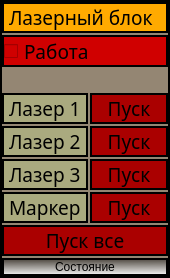
<?xml version="1.0" encoding="UTF-8"?>
<ui version="4.0">
 <class>LaserBlockWindow</class>
 <widget class="QWidget" name="LaserBlockWindow">
  <property name="geometry">
   <rect>
    <x>0</x>
    <y>0</y>
    <width>170</width>
    <height>278</height>
   </rect>
  </property>
  <property name="windowTitle">
   <string>LaserBlockWindow</string>
  </property>
  <property name="styleSheet">
   <string notr="true">QWidget
{
border: 2px solid line black;
	background-color: rgb(148, 134, 115);
	font: 14pt &quot;Sans Serif&quot;;
}
QLineEdit
{
border: 2px solid line black;
	
	background-color: rgb(227, 227, 227);
}

QLabel
{
border: 0px solid line black;
	
	background-color: rgb(148, 134, 115);

}</string>
  </property>
  <layout class="QGridLayout" name="gridLayout">
   <property name="leftMargin">
    <number>2</number>
   </property>
   <property name="topMargin">
    <number>2</number>
   </property>
   <property name="rightMargin">
    <number>2</number>
   </property>
   <property name="bottomMargin">
    <number>2</number>
   </property>
   <property name="spacing">
    <number>2</number>
   </property>
   <item row="0" column="0" colspan="2">
    <widget class="QLabel" name="label_2">
     <property name="font">
      <font>
       <family>Sans Serif</family>
       <pointsize>14</pointsize>
       <weight>50</weight>
       <italic>false</italic>
       <bold>false</bold>
      </font>
     </property>
     <property name="styleSheet">
      <string notr="true">QLabel
{
border: 2px solid line black;
	
	background-color: rgb(255, 170, 0);
}</string>
     </property>
     <property name="text">
      <string>Лазерный блок</string>
     </property>
    </widget>
   </item>
   <item row="8" column="1">
    <widget class="QPushButton" name="ButTurnToWorkPointer">
     <property name="font">
      <font>
       <family>Sans Serif</family>
       <pointsize>14</pointsize>
       <weight>50</weight>
       <italic>false</italic>
       <bold>false</bold>
      </font>
     </property>
     <property name="styleSheet">
      <string notr="true">QPushButton
{
background-color: rgb(170, 0, 0);
}

QPushButton:checked
{

 
	background-color: rgb(85, 170, 0);

}

QPushButton:pressed
{

 
	
	background-color: qlineargradient(spread:pad, x1:0.025, y1:0.00568182, x2:1, y2:1, stop:0 rgba(0, 170, 18, 255), stop:1 rgba(255, 255, 255, 255));

}</string>
     </property>
     <property name="text">
      <string>Пуск</string>
     </property>
     <property name="checkable">
      <bool>true</bool>
     </property>
    </widget>
   </item>
   <item row="7" column="0">
    <widget class="QLabel" name="label_5">
     <property name="font">
      <font>
       <family>Sans Serif</family>
       <pointsize>14</pointsize>
       <weight>50</weight>
       <italic>false</italic>
       <bold>false</bold>
      </font>
     </property>
     <property name="styleSheet">
      <string notr="true">QLabel
{
border: 2px solid line black;
	
	background-color: rgb(170, 170, 127);
}</string>
     </property>
     <property name="text">
      <string>Лазер 3</string>
     </property>
    </widget>
   </item>
   <item row="7" column="1">
    <widget class="QPushButton" name="ButTurnToWorkLaser3">
     <property name="font">
      <font>
       <family>Sans Serif</family>
       <pointsize>14</pointsize>
       <weight>50</weight>
       <italic>false</italic>
       <bold>false</bold>
      </font>
     </property>
     <property name="styleSheet">
      <string notr="true">QPushButton
{
background-color: rgb(170, 0, 0);
}

QPushButton:checked
{

 
	background-color: rgb(85, 170, 0);

}

QPushButton:pressed
{

 
	
	background-color: qlineargradient(spread:pad, x1:0.025, y1:0.00568182, x2:1, y2:1, stop:0 rgba(0, 170, 18, 255), stop:1 rgba(255, 255, 255, 255));

}</string>
     </property>
     <property name="text">
      <string>Пуск</string>
     </property>
     <property name="checkable">
      <bool>true</bool>
     </property>
    </widget>
   </item>
   <item row="1" column="0" colspan="2">
    <widget class="QCheckBox" name="checkWorkBlock">
     <property name="font">
      <font>
       <family>Sans Serif</family>
       <pointsize>14</pointsize>
       <weight>50</weight>
       <italic>false</italic>
       <bold>false</bold>
      </font>
     </property>
     <property name="styleSheet">
      <string notr="true">QCheckBox
{
border: 2px solid line black;
	
	
	background-color: rgb(208, 0, 0);
}

QCheckBox::checked
{
border: 2px solid line black;
	
	background-color: rgb(85, 170, 0);
}</string>
     </property>
     <property name="text">
      <string>Работа</string>
     </property>
    </widget>
   </item>
   <item row="8" column="0">
    <widget class="QLabel" name="label_6">
     <property name="font">
      <font>
       <family>Sans Serif</family>
       <pointsize>14</pointsize>
       <weight>50</weight>
       <italic>false</italic>
       <bold>false</bold>
      </font>
     </property>
     <property name="styleSheet">
      <string notr="true">QLabel
{
border: 2px solid line black;
	
	background-color: rgb(170, 170, 127);
}</string>
     </property>
     <property name="text">
      <string>Маркер</string>
     </property>
    </widget>
   </item>
   <item row="5" column="0">
    <widget class="QLabel" name="label_3">
     <property name="font">
      <font>
       <family>Sans Serif</family>
       <pointsize>14</pointsize>
       <weight>50</weight>
       <italic>false</italic>
       <bold>false</bold>
      </font>
     </property>
     <property name="styleSheet">
      <string notr="true">QLabel
{
border: 2px solid line black;
	
	background-color: rgb(170, 170, 127);
}</string>
     </property>
     <property name="text">
      <string>Лазер 2</string>
     </property>
    </widget>
   </item>
   <item row="9" column="0" colspan="2">
    <widget class="QPushButton" name="butStartAllLasers">
     <property name="font">
      <font>
       <family>Sans Serif</family>
       <pointsize>14</pointsize>
       <weight>50</weight>
       <italic>false</italic>
       <bold>false</bold>
      </font>
     </property>
     <property name="styleSheet">
      <string notr="true">QPushButton
{
background-color: rgb(170, 0, 0);
}

QPushButton:checked
{

 
	background-color: rgb(85, 170, 0);

}

QPushButton:pressed
{

 
	
	background-color: qlineargradient(spread:pad, x1:0.025, y1:0.00568182, x2:1, y2:1, stop:0 rgba(0, 170, 18, 255), stop:1 rgba(255, 255, 255, 255));

}</string>
     </property>
     <property name="text">
      <string>Пуск все</string>
     </property>
     <property name="checkable">
      <bool>true</bool>
     </property>
    </widget>
   </item>
   <item row="5" column="1">
    <widget class="QPushButton" name="ButTurnToWorkLaser2">
     <property name="font">
      <font>
       <family>Sans Serif</family>
       <pointsize>14</pointsize>
       <weight>50</weight>
       <italic>false</italic>
       <bold>false</bold>
      </font>
     </property>
     <property name="styleSheet">
      <string notr="true">QPushButton
{
background-color: rgb(170, 0, 0);
}

QPushButton:checked
{

 
	background-color: rgb(85, 170, 0);

}

QPushButton:pressed
{

 
	
	background-color: qlineargradient(spread:pad, x1:0.025, y1:0.00568182, x2:1, y2:1, stop:0 rgba(0, 170, 18, 255), stop:1 rgba(255, 255, 255, 255));

}</string>
     </property>
     <property name="text">
      <string>Пуск</string>
     </property>
     <property name="checkable">
      <bool>true</bool>
     </property>
    </widget>
   </item>
   <item row="3" column="0" rowspan="2">
    <widget class="QLabel" name="label_4">
     <property name="sizePolicy">
      <sizepolicy hsizetype="Preferred" vsizetype="Preferred">
       <horstretch>0</horstretch>
       <verstretch>0</verstretch>
      </sizepolicy>
     </property>
     <property name="font">
      <font>
       <family>Sans Serif</family>
       <pointsize>14</pointsize>
       <weight>50</weight>
       <italic>false</italic>
       <bold>false</bold>
      </font>
     </property>
     <property name="styleSheet">
      <string notr="true">QLabel
{
border: 2px solid line black;
	
	background-color: rgb(170, 170, 127);
}</string>
     </property>
     <property name="text">
      <string>Лазер 1</string>
     </property>
    </widget>
   </item>
   <item row="2" column="0" colspan="2">
    <widget class="QLabel" name="label">
     <property name="sizePolicy">
      <sizepolicy hsizetype="Preferred" vsizetype="MinimumExpanding">
       <horstretch>0</horstretch>
       <verstretch>0</verstretch>
      </sizepolicy>
     </property>
     <property name="maximumSize">
      <size>
       <width>240</width>
       <height>200</height>
      </size>
     </property>
     <property name="text">
      <string/>
     </property>
     <property name="pixmap">
      <pixmap>D:/Картинки/Лазер.png</pixmap>
     </property>
     <property name="scaledContents">
      <bool>true</bool>
     </property>
    </widget>
   </item>
   <item row="3" column="1" rowspan="2">
    <widget class="QPushButton" name="ButTurnToWorkLaser1">
     <property name="font">
      <font>
       <family>Sans Serif</family>
       <pointsize>14</pointsize>
       <weight>50</weight>
       <italic>false</italic>
       <bold>false</bold>
      </font>
     </property>
     <property name="styleSheet">
      <string notr="true">QPushButton
{
background-color: rgb(170, 0, 0);
}

QPushButton:checked
{

 
	background-color: rgb(85, 170, 0);

}

QPushButton:pressed
{

 
	
	background-color: qlineargradient(spread:pad, x1:0.025, y1:0.00568182, x2:1, y2:1, stop:0 rgba(0, 170, 18, 255), stop:1 rgba(255, 255, 255, 255));

}</string>
     </property>
     <property name="text">
      <string>Пуск</string>
     </property>
     <property name="checkable">
      <bool>true</bool>
     </property>
    </widget>
   </item>
   <item row="10" column="0" colspan="2">
    <widget class="QPushButton" name="ButStateRequest">
     <property name="styleSheet">
      <string notr="true">QPushButton
{
	background-color: qlineargradient(spread:pad, x1:0.489, y1:0, x2:0.522, y2:1, stop:0 rgba(0, 0, 0, 140), stop:1 rgba(255, 255, 255, 255));
}
QPushButton::pressed
{
	background-color: qlineargradient(spread:pad, x1:0.923, y1:0.5, x2:1, y2:1, stop:0 rgba(0, 0, 0, 255), stop:1 rgba(255, 255, 255, 255));

}</string>
     </property>
     <property name="text">
      <string>Состояние</string>
     </property>
    </widget>
   </item>
  </layout>
 </widget>
 <layoutdefault spacing="6" margin="11"/>
 <resources/>
 <connections/>
</ui>
